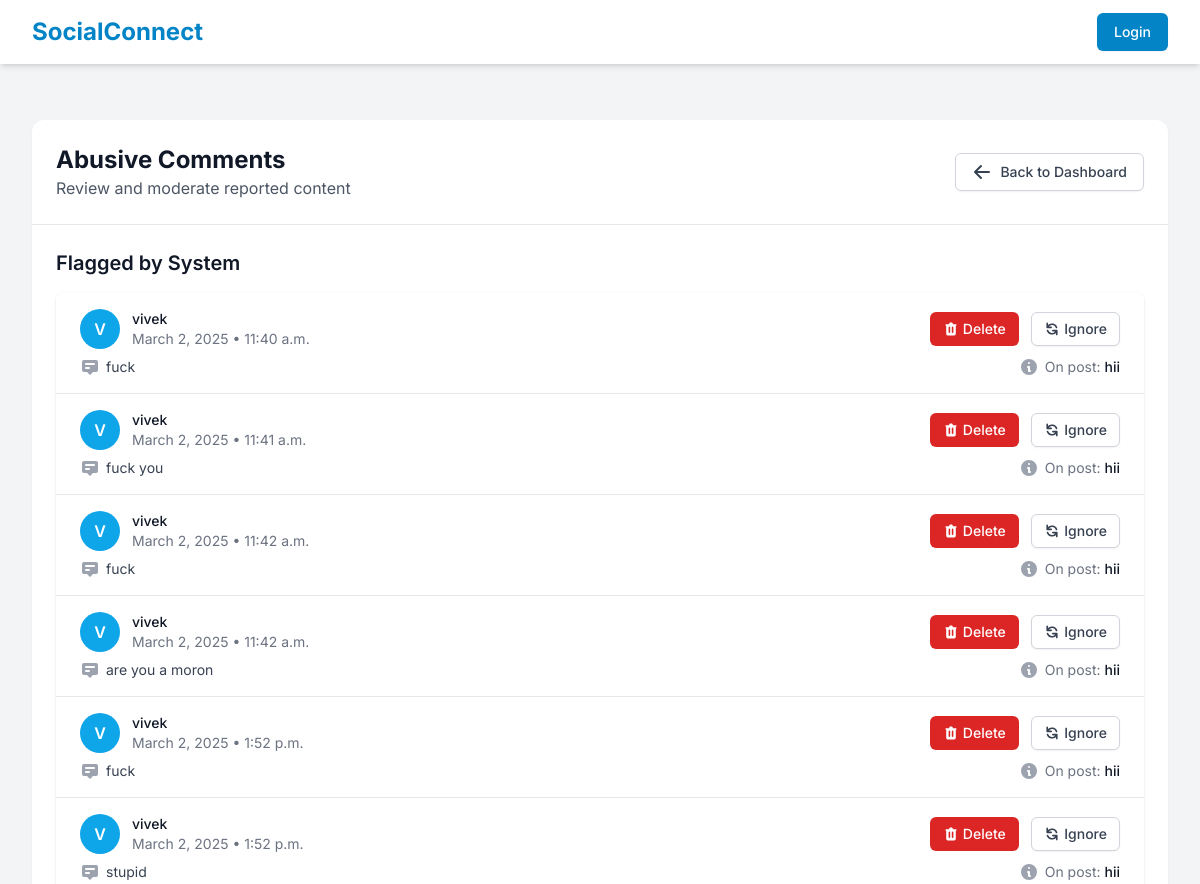
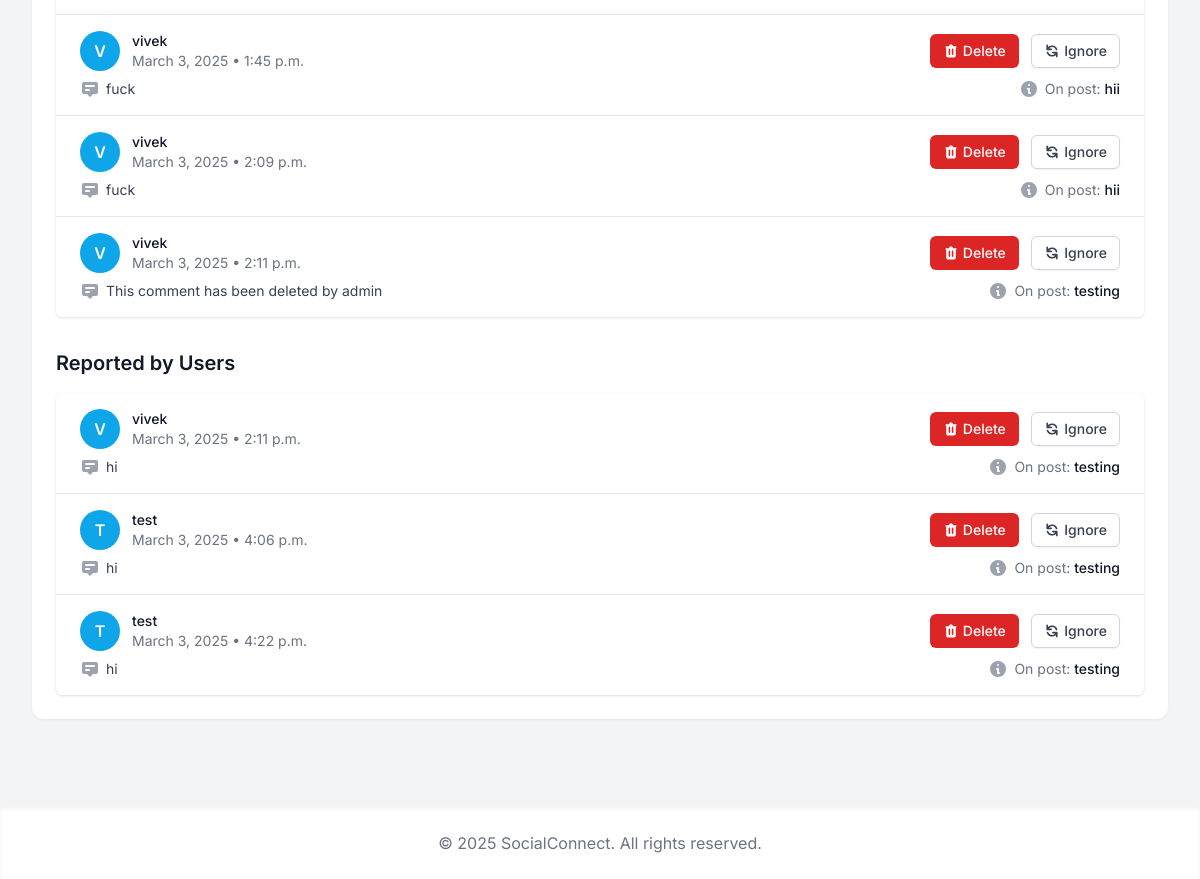
The page /admin_panel/abusive-comments/ on the database as committed earlier (2 pictures, top to bottom).
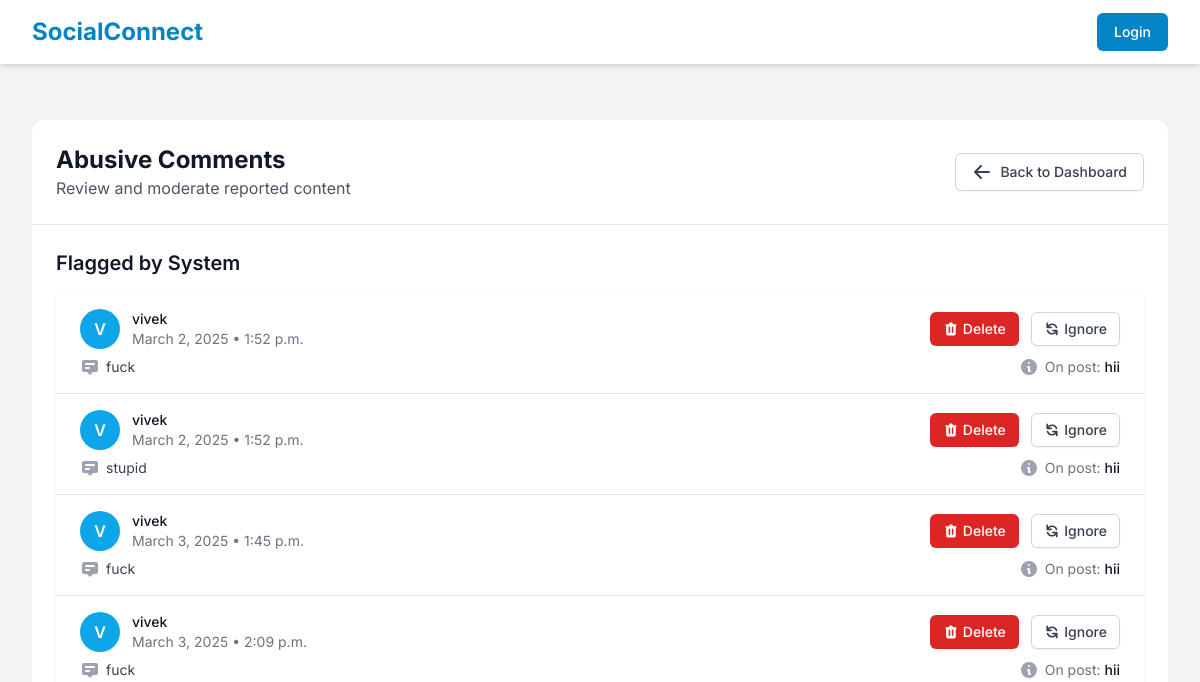
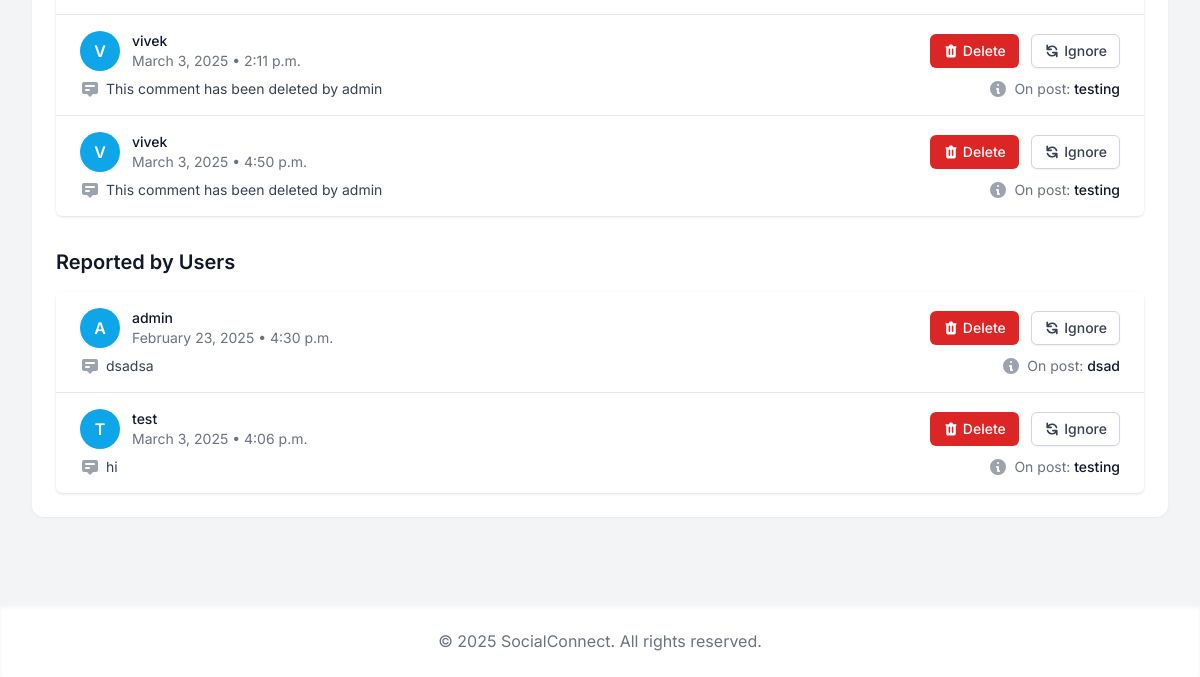
The same page on the database as committed later (2 pictures, top to bottom).
### posts/models.py (models this page shows, shortened)
class Comment(models.Model):
    user = models.ForeignKey(User, on_delete=models.CASCADE)
    post = models.ForeignKey(Post, on_delete=models.CASCADE, related_name="comments")
    text = models.TextField()
    created_at = models.DateTimeField(auto_now_add=True)
    flagged = models.BooleanField(default=False)
    reported = models.BooleanField(default=False)

class Post(models.Model):
    user = models.ForeignKey(User, on_delete=models.CASCADE)
    content = models.TextField(blank=True)
    image = models.ImageField(upload_to='post_images/', blank=True, null=True)
    created_at = models.DateTimeField(auto_now_add=True)

### admin_panel/views.py (the view)
# urls.py: path('abusive-comments/', views.abusive_comments, name='abusive_comments'),
def abusive_comments(request):
    flagged_comments = Comment.objects.filter(flagged=True)
    reported_comments = Comment.objects.filter(reported=True)
    return render(request, 'admin_panel/abusive_comments.html', {'flagged_comments': flagged_comments, 'reported_comments': reported_comments})

### admin_panel/templates/admin_panel/abusive_comments.html (shortened to what this page needs)
{% extends 'base.html' %}
{% block content %}
<div class="max-w-7xl mx-auto px-4 sm:px-6 lg:px-8 py-8">
    <div class="bg-white dark:bg-gray-800 rounded-xl shadow-sm overflow-hidden">
        <div class="p-6 border-b border-gray-200 dark:border-gray-700 flex justify-between items-center">
            <div>
                <h1 class="text-2xl font-bold text-gray-900 dark:text-white">Abusive Comments</h1>
                <p class="text-gray-600 dark:text-gray-400">Review and moderate reported content</p>
            </div>
            <div>
                <a href="{% url 'admin_dashboard' %}" class="inline-flex items-center px-4 py-2 border border-gray-300 dark:border-gray-600 rounded-md shadow-sm text-sm font-medium text-gray-700 dark:text-gray-300 bg-white dark:bg-gray-800 hover:bg-gray-50 dark:hover:bg-gray-700 focus:outline-none focus:ring-2 focus:ring-offset-2 focus:ring-primary-500">
                    <svg xmlns="http://www.w3.org/2000/svg" class="h-5 w-5 mr-2" viewBox="0 0 20 20" fill="currentColor">
                        <path fill-rule="evenodd" d="M9.707 16.707a1 1 0 01-1.414 0l-6-6a1 1 0 010-1.414l6-6a1 1 0 011.414 1.414L5.414 9H17a1 1 0 110 2H5.414l4.293 4.293a1 1 0 010 1.414z" clip-rule="evenodd" />
                    </svg>
                    Back to Dashboard
                </a>
            </div>
        </div>
        <div class="p-6">
            <div class="mb-8">
                <h2 class="text-xl font-semibold text-gray-900 dark:text-white mb-4">Flagged by System</h2>
                <div class="bg-white dark:bg-gray-800 shadow overflow-hidden sm:rounded-md">
                    <ul class="divide-y divide-gray-200 dark:divide-gray-700">
                        {% for comment in flagged_comments %}
                        <li>
                            <div class="px-4 py-4 sm:px-6">
                                <div class="flex items-center justify-between">
                                    <div class="flex items-center">
                                        <div class="h-10 w-10 rounded-full bg-primary-500 flex items-center justify-center text-white font-semibold mr-3">
                                            {{ comment.user.username.0|upper }}
                                        </div>
                                        <div>
                                            <p class="text-sm font-medium text-gray-900 dark:text-white">{{ comment.user.username }}</p>
                                            <p class="text-sm text-gray-500 dark:text-gray-400">
                                                {{ comment.created_at|date:"F j, Y • g:i a" }}
                                            </p>
                                        </div>
                                    </div>
                                    <div>
                                        <form action="{% url 'delete_comment' comment.id %}" method="POST" class="inline-block">
                                            <button type="submit" class="inline-flex items-center px-3 py-2 border border-transparent text-sm leading-4 font-medium rounded-md text-white bg-red-600 hover:bg-red-700 focus:outline-none focus:ring-2 focus:ring-offset-2 focus:ring-red-500">
                                                Delete
                                            </button>
                                        </form>
                                        <button class="ml-2 inline-flex items-center px-3 py-2 border border-gray-300 dark:border-gray-600 shadow-sm text-sm leading-4 font-medium rounded-md text-gray-700 dark:text-gray-300 bg-white dark:bg-gray-800 hover:bg-gray-50 dark:hover:bg-gray-700 focus:outline-none focus:ring-2 focus:ring-offset-2 focus:ring-primary-500">
                                            Ignore
                                        </button>
                                    </div>
                                </div>
                                <div class="mt-2 sm:flex sm:justify-between">
                                    <div class="sm:flex">
                                        <p class="flex items-center text-sm text-gray-700 dark:text-gray-300">
                                            {{ comment.text }}
                                        </p>
                                    </div>
                                    <div class="mt-2 flex items-center text-sm text-gray-500 dark:text-gray-400 sm:mt-0">
                                        <p>
                                            On post: <span class="text-gray-900 dark:text-gray-200 font-medium">{{ comment.post.content|truncatechars:50 }}</span>
                                        </p>
                                    </div>
                                </div>
                            </div>
                        </li>
                        {% empty %}
                        <li class="px-4 py-5 sm:px-6 text-center text-gray-500 dark:text-gray-400">
                            No flagged comments found
                        </li>
                        {% endfor %}
                    </ul>
                </div>
            </div>
            <div>
                <h2 class="text-xl font-semibold text-gray-900 dark:text-white mb-4">Reported by Users</h2>
                <div class="bg-white dark:bg-gray-800 shadow overflow-hidden sm:rounded-md">
                    <ul class="divide-y divide-gray-200 dark:divide-gray-700">
                        {% for comment in reported_comments %}
                        <li>
                            <div class="px-4 py-4 sm:px-6">
                                <div class="flex items-center justify-between">
                                    <div class="flex items-center">
                                        <div class="h-10 w-10 rounded-full bg-primary-500 flex items-center justify-center text-white font-semibold mr-3">
                                            {{ comment.user.username.0|upper }}
                                        </div>
                                        <div>
                                            <p class="text-sm font-medium text-gray-900 dark:text-white">{{ comment.user.username }}</p>
                                            <p class="text-sm text-gray-500 dark:text-gray-400">
                                                {{ comment.created_at|date:"F j, Y • g:i a" }}
                                            </p>
                                        </div>
                                    </div>
                                    <div>
                                        <form action="{% url 'delete_comment' comment.id %}" method="POST" class="inline-block">
                                            <button type="submit" class="inline-flex items-center px-3 py-2 border border-transparent text-sm leading-4 font-medium rounded-md text-white bg-red-600 hover:bg-red-700 focus:outline-none focus:ring-2 focus:ring-offset-2 focus:ring-red-500">
                                                Delete
                                            </button>
                                        </form>
                                        <button class="ml-2 inline-flex items-center px-3 py-2 border border-gray-300 dark:border-gray-600 shadow-sm text-sm leading-4 font-medium rounded-md text-gray-700 dark:text-gray-300 bg-white dark:bg-gray-800 hover:bg-gray-50 dark:hover:bg-gray-700 focus:outline-none focus:ring-2 focus:ring-offset-2 focus:ring-primary-500">
                                            Ignore
                                        </button>
                                    </div>
                                </div>
                                <div class="mt-2 sm:flex sm:justify-between">
                                    <div class="sm:flex">
                                        <p class="flex items-center text-sm text-gray-700 dark:text-gray-300">
                                            {{ comment.text }}
                                        </p>
                                    </div>
                                    <div class="mt-2 flex items-center text-sm text-gray-500 dark:text-gray-400 sm:mt-0">
                                        <p>
                                            On post: <span class="text-gray-900 dark:text-gray-200 font-medium">{{ comment.post.content|truncatechars:50 }}</span>
                                        </p>
                                    </div>
                                </div>
                            </div>
                        </li>
                        {% empty %}
                        <li class="px-4 py-5 sm:px-6 text-center text-gray-500 dark:text-gray-400">
                            No reported comments found
                        </li>
                        {% endfor %}
                    </ul>
                </div>
            </div>
        </div>
    </div>
</div>
{% endblock %}

Rows that differ between the two databases and show on the page:
removed Comment: user.username.0 "V", user.username "vivek", created_at "March 2, 2025 • 11:40 a.m.", text "fuck", post.content "hii", shown under "Flagged by System"
removed Comment: user.username.0 "V", user.username "vivek", created_at "March 2, 2025 • 11:41 a.m.", text "fuck you", post.content "hii", shown under "Flagged by System"
removed Comment: user.username.0 "V", user.username "vivek", created_at "March 2, 2025 • 11:42 a.m.", text "fuck", post.content "hii", shown under "Flagged by System"
removed Comment: user.username.0 "V", user.username "vivek", created_at "March 2, 2025 • 11:42 a.m.", text "are you a moron", post.content "hii", shown under "Flagged by System"
removed Comment: user.username.0 "V", user.username "vivek", created_at "March 3, 2025 • 2:11 p.m.", text "hi", post.content "testing", shown under "Reported by Users"
removed Comment: user.username.0 "T", user.username "test", created_at "March 3, 2025 • 4:22 p.m.", text "hi", post.content "testing", shown under "Reported by Users"
added Comment: user.username.0 "V", user.username "vivek", created_at "March 3, 2025 • 4:50 p.m.", text "This comment has been deleted by admin", post.content "testing", shown under "Flagged by System"
now on this page (row edited): Comment: user.username.0 "A", user.username "admin", created_at "February 23, 2025 • 4:30 p.m.", text "dsadsa", post.content "dsad", shown under "Reported by Users"
